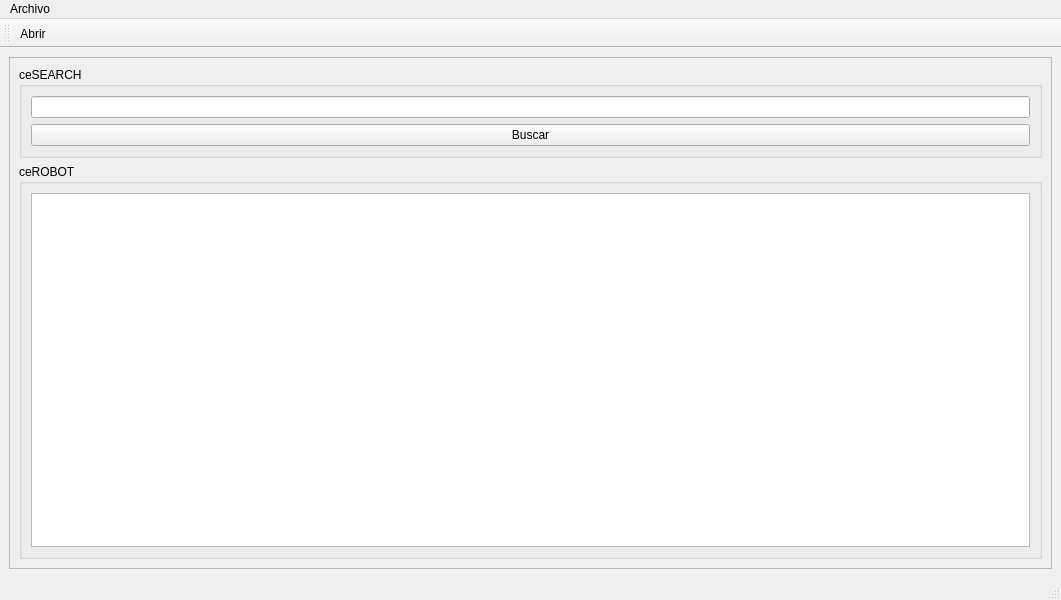
<?xml version="1.0" encoding="UTF-8"?>
<ui version="4.0">
 <class>MainWindow</class>
 <widget class="QMainWindow" name="MainWindow">
  <property name="geometry">
   <rect>
    <x>0</x>
    <y>0</y>
    <width>1061</width>
    <height>600</height>
   </rect>
  </property>
  <property name="windowTitle">
   <string>TEC file System</string>
  </property>
  <widget class="QWidget" name="centralwidget">
   <layout class="QGridLayout" name="gridLayout">
    <item row="0" column="1">
     <widget class="QFrame" name="frame">
      <property name="frameShape">
       <enum>QFrame::StyledPanel</enum>
      </property>
      <property name="frameShadow">
       <enum>QFrame::Raised</enum>
      </property>
      <layout class="QGridLayout" name="gridLayout_3">
       <item row="1" column="1">
        <widget class="QGroupBox" name="groupBox_2">
         <property name="title">
          <string>ceROBOT</string>
         </property>
         <layout class="QGridLayout" name="gridLayout_4">
          <item row="0" column="0">
           <widget class="QPlainTextEdit" name="plainTextEdit"/>
          </item>
         </layout>
        </widget>
       </item>
       <item row="0" column="1">
        <widget class="QGroupBox" name="groupBox">
         <property name="title">
          <string>ceSEARCH</string>
         </property>
         <layout class="QGridLayout" name="gridLayout_2">
          <item row="0" column="0">
           <widget class="QLineEdit" name="lineEdit"/>
          </item>
          <item row="1" column="0">
           <widget class="QPushButton" name="pushButton">
            <property name="text">
             <string>Buscar</string>
            </property>
           </widget>
          </item>
         </layout>
        </widget>
       </item>
      </layout>
     </widget>
    </item>
   </layout>
  </widget>
  <widget class="QMenuBar" name="menubar">
   <property name="geometry">
    <rect>
     <x>0</x>
     <y>0</y>
     <width>1061</width>
     <height>22</height>
    </rect>
   </property>
   <widget class="QMenu" name="menuArchivo">
    <property name="title">
     <string>Archivo</string>
    </property>
    <addaction name="actionAbrir"/>
   </widget>
   <addaction name="menuArchivo"/>
  </widget>
  <widget class="QStatusBar" name="statusbar"/>
  <widget class="QToolBar" name="toolBar">
   <property name="windowTitle">
    <string>toolBar</string>
   </property>
   <attribute name="toolBarArea">
    <enum>TopToolBarArea</enum>
   </attribute>
   <attribute name="toolBarBreak">
    <bool>false</bool>
   </attribute>
   <addaction name="actionAbrir"/>
  </widget>
  <action name="actionAbrir">
   <property name="text">
    <string>Abrir</string>
   </property>
   <property name="shortcut">
    <string>Ctrl+A</string>
   </property>
  </action>
 </widget>
 <resources/>
 <connections/>
</ui>
